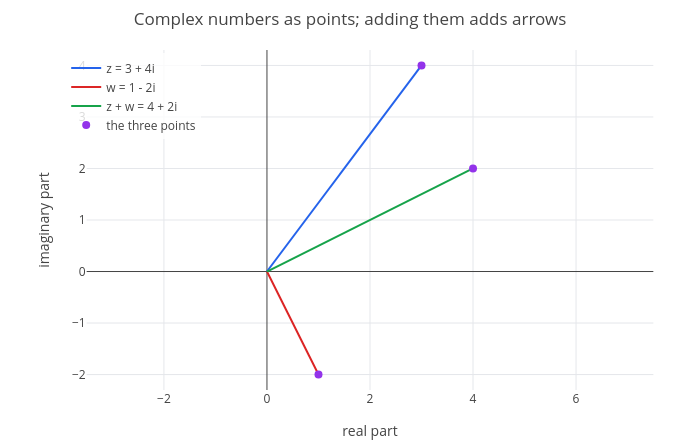

This figure's notebook cell:
### Markdown cell above
## 2. The complex plane

A complex number $a + bi$ is a point $(a, b)$ in the plane: the real part across, the imaginary part up. Adding two
complex numbers adds the coordinates, which is the same as adding arrows (vectors) head to tail.

To draw points we use `scatter(data, [re im])`: `data` has one row per point, here `[real part, imaginary part]`,
and `[re im]` names the two columns (the first is drawn across, the second up). The lines from the origin are drawn
with `parametric(X, Y, s, 0, 1)`, the points $(sX, sY)$ for $s$ from 0 to 1.

### Code cell
pts = [3 4; 1 -2; 4 2];
arrows = show(parametric(3*s, 4*s, s, 0, 1), parametric(s, -2*s, s, 0, 1), parametric(4*s, 2*s, s, 0, 1));
p = show(arrows, scatter(pts, [re im]));
p = legend(p, "z = 3 + 4i", "w = 1 - 2i", "z + w = 4 + 2i", "the three points");
labels(title(p, "Complex numbers as points; adding them adds arrows"), "real part", "imaginary part")

### Figure 1 — Plotly figure (JSON) as saved in the notebook; plotly's stock layout.template omitted (floating-point values rounded to 4 significant figures; data arrays with more than 128 entries replaced by an {"elided": "..."} marker saying what was removed)
{"data": [{"line": {"color": "#2563eb", "width": 2}, "mode": "lines", "name": "z = 3 + 4i", "type": "scatter", "x": {"elided": "402 float values"}, "y": {"elided": "402 float values"}}, {"line": {"color": "#dc2626", "width": 2}, "mode": "lines", "name": "w = 1 - 2i", "type": "scatter", "x": {"elided": "402 float values"}, "y": {"elided": "402 float values"}}, {"line": {"color": "#16a34a", "width": 2}, "mode": "lines", "name": "z + w = 4 + 2i", "type": "scatter", "x": {"elided": "402 float values"}, "y": {"elided": "402 float values"}}, {"marker": {"color": "#9333ea", "size": 8}, "mode": "markers", "name": "the three points", "type": "scatter", "x": [3, 1, 4], "y": [4, -2, 2]}], "layout": {"height": 440, "legend": {"bgcolor": "rgba(255,255,255,0.8)", "x": 0.01, "xanchor": "left", "y": 0.99, "yanchor": "top"}, "margin": {"b": 50, "l": 60, "r": 20, "t": 50}, "showlegend": true, "title": {"text": "Complex numbers as points; adding them adds arrows"}, "width": 700, "xaxis": {"constrain": "domain", "range": [-3.5, 7.5], "title": {"text": "real part"}, "zeroline": true}, "yaxis": {"constrain": "domain", "range": [-2.3, 4.3], "scaleanchor": "x", "scaleratio": 1, "title": {"text": "imaginary part"}, "zeroline": true}}}
